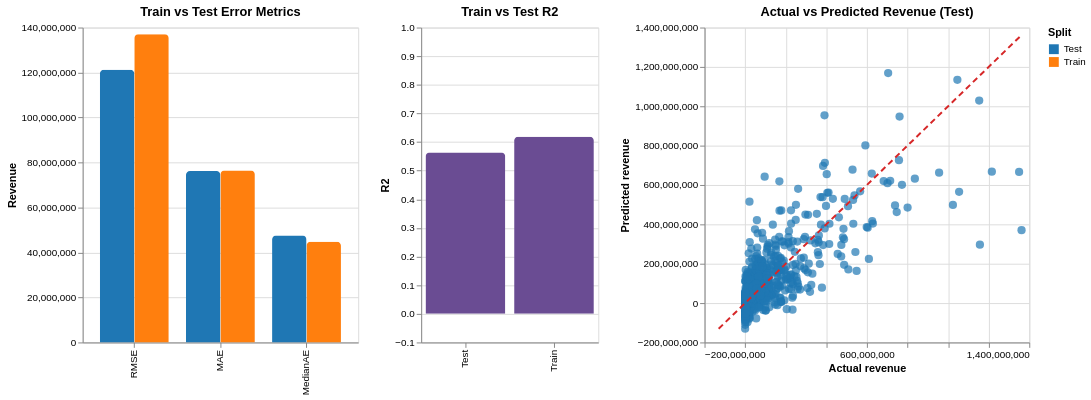
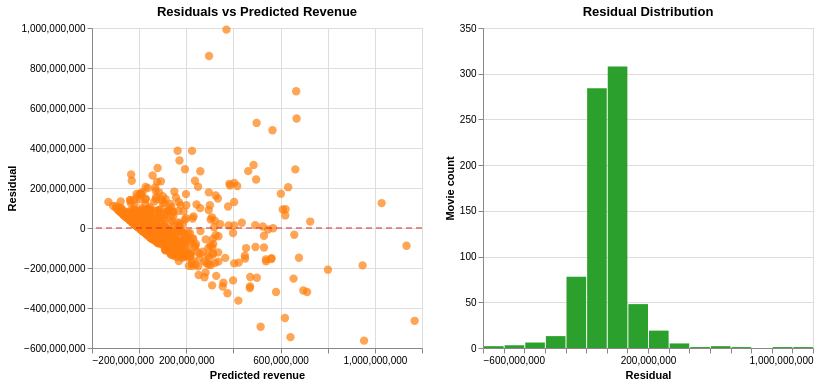

Notebook source saved alongside these figures, in order:
### Markdown cell above
### Results and Diagnostics
This section fits the final Linear Regression pipeline once using the best parameters found earlier. There is no hyperparameter tuning, no K-fold cross-validation, and no search here.

### Code cell
import altair as alt
import numpy as np
import pandas as pd
from IPython.display import Markdown, display
from sklearn.metrics import mean_absolute_error, mean_squared_error, median_absolute_error, r2_score

alt.data_transformers.disable_max_rows()


def evaluate_regression_split(actual, predicted):
    return {
        "RMSE": float(np.sqrt(mean_squared_error(actual, predicted))),
        "MAE": float(mean_absolute_error(actual, predicted)),
        "MedianAE": float(median_absolute_error(actual, predicted)),
        "R2": float(r2_score(actual, predicted)),
    }


train_predictions = model.predict(X_train)
test_predictions = model.predict(X_test)

train_metrics = evaluate_regression_split(y_train, train_predictions)
test_metrics = evaluate_regression_split(y_test, test_predictions)

metrics_summary_df = pd.DataFrame(
    [
        {"Split": "Train", **train_metrics},
        {"Split": "Test", **test_metrics},
    ]
)
error_metric_long_df = metrics_summary_df.melt(
    id_vars="Split",
    value_vars=["RMSE", "MAE", "MedianAE"],
    var_name="Metric",
    value_name="Value",
)

best_params_display_df = pd.DataFrame(
    {
        "Parameter": list(best_params.keys()),
        "Value": [str(value) for value in best_params.values()],
    }
)

run_summary_df = pd.DataFrame(
    {
        "Metric": [
            "Training rows",
            "Testing rows",
            "Total features used",
            "Continuous features",
            "Binary features",
            "Train share",
            "Test share",
        ],
        "Value": [
            int(len(X_train)),
            int(len(X_test)),
            int(len(model_features)),
            int(len(continuous_features)),
            int(len(binary_features)),
            f"{1 - TEST_SIZE:.0%}",
            f"{TEST_SIZE:.0%}",
        ],
    }
)

test_results_df = pd.DataFrame(
    {
        "title": df.loc[y_test.index, "title"] if "title" in df.columns else pd.Series(index=y_test.index, dtype="object"),
        "release_date": df.loc[y_test.index, "release_date"] if "release_date" in df.columns else pd.Series(index=y_test.index, dtype="object"),
        "actual_revenue": y_test,
        "predicted_revenue": test_predictions,
    }
).reset_index(drop=True)

test_results_df["residual"] = test_results_df["actual_revenue"] - test_results_df["predicted_revenue"]
test_results_df["absolute_error"] = test_results_df["residual"].abs()
test_results_df["absolute_pct_error"] = np.where(
    test_results_df["actual_revenue"].ne(0),
    test_results_df["absolute_error"] / test_results_df["actual_revenue"],
    np.nan,
)
test_results_df["release_date"] = pd.to_datetime(test_results_df["release_date"], errors="coerce").dt.strftime("%Y-%m-%d")

metrics_display_df = metrics_summary_df.copy()
for column in ["RMSE", "MAE", "MedianAE"]:
    metrics_display_df[column] = metrics_display_df[column].map(lambda value: f"${value:,.0f}")
metrics_display_df["R2"] = metrics_display_df["R2"].map(lambda value: f"{value:.3f}")

top_error_display_df = (
    test_results_df
    .sort_values("absolute_error", ascending=False)
    .head(10)
    .copy()
)
for column in ["actual_revenue", "predicted_revenue", "residual", "absolute_error"]:
    top_error_display_df[column] = top_error_display_df[column].map(lambda value: f"${value:,.0f}")
top_error_display_df["absolute_pct_error"] = top_error_display_df["absolute_pct_error"].map(
    lambda value: f"{value:.1%}" if pd.notna(value) else ""
)

rmse_gap = test_metrics["RMSE"] - train_metrics["RMSE"]
summary_lines = [
    "- Final model: **Linear Regression** with the best parameters from the tuning notebook.",
    f"- Test RMSE: **${test_metrics['RMSE']:,.0f}** | Test MAE: **${test_metrics['MAE']:,.0f}** | Test R2: **{test_metrics['R2']:.3f}**.",
    f"- Generalization gap: test RMSE is **${abs(rmse_gap):,.0f}** {'higher' if rmse_gap >= 0 else 'lower'} than train RMSE.",
]
summary_text = chr(10).join(summary_lines)

display(Markdown("### Final Model Snapshot"))
display(Markdown(summary_text))

display(Markdown("### Run Summary"))
display(run_summary_df)

display(Markdown("### Best Parameters Used"))
display(best_params_display_df)

display(Markdown("### Train vs Test Metrics"))
display(metrics_display_df)

display(Markdown("### Largest Test Errors"))
display(top_error_display_df)

error_chart = alt.Chart(error_metric_long_df).mark_bar(cornerRadiusTopLeft=4, cornerRadiusTopRight=4).encode(
    x=alt.X("Metric:N", title=None, sort=["RMSE", "MAE", "MedianAE"]),
    xOffset=alt.XOffset("Split:N"),
    y=alt.Y("Value:Q", title="Revenue"),
    color=alt.Color("Split:N", scale=alt.Scale(range=["#1f77b4", "#ff7f0e"])),
    tooltip=[
        alt.Tooltip("Split:N", title="Split"),
        alt.Tooltip("Metric:N", title="Metric"),
        alt.Tooltip("Value:Q", title="Value", format=",.0f"),
    ],
).properties(title="Train vs Test Error Metrics", width=280, height=320)

r2_floor = min(-0.1, metrics_summary_df["R2"].min() - 0.05)
r2_chart = alt.Chart(metrics_summary_df).mark_bar(cornerRadiusTopLeft=4, cornerRadiusTopRight=4, color="#6a4c93").encode(
    x=alt.X("Split:N", title=None),
    y=alt.Y("R2:Q", title="R2", scale=alt.Scale(domain=[r2_floor, 1.0])),
    tooltip=[
        alt.Tooltip("Split:N", title="Split"),
        alt.Tooltip("R2:Q", title="R2", format=".3f"),
    ],
).properties(title="Train vs Test R2", width=180, height=320)

line_min = float(min(test_results_df["actual_revenue"].min(), test_results_df["predicted_revenue"].min()))
line_max = float(max(test_results_df["actual_revenue"].max(), test_results_df["predicted_revenue"].max()))
reference_line_df = pd.DataFrame({"value": [line_min, line_max]})

actual_vs_predicted_chart = (
    alt.Chart(test_results_df)
    .mark_circle(size=70, opacity=0.70, color="#1f77b4")
    .encode(
        x=alt.X("actual_revenue:Q", title="Actual revenue"),
        y=alt.Y("predicted_revenue:Q", title="Predicted revenue"),
        tooltip=[
            alt.Tooltip("title:N", title="Title"),
            alt.Tooltip("release_date:N", title="Release date"),
            alt.Tooltip("actual_revenue:Q", title="Actual", format=",.0f"),
            alt.Tooltip("predicted_revenue:Q", title="Predicted", format=",.0f"),
            alt.Tooltip("absolute_error:Q", title="Absolute error", format=",.0f"),
        ],
    )
    .properties(title="Actual vs Predicted Revenue (Test)", width=330, height=320)
)
reference_line_chart = alt.Chart(reference_line_df).mark_line(color="#d62728", strokeDash=[6, 4]).encode(
    x="value:Q",
    y="value:Q",
)

zero_rule_df = pd.DataFrame({"zero": [0]})
residual_chart = (
    alt.Chart(test_results_df)
    .mark_circle(size=70, opacity=0.70, color="#ff7f0e")
    .encode(
        x=alt.X("predicted_revenue:Q", title="Predicted revenue"),
        y=alt.Y("residual:Q", title="Residual"),
        tooltip=[
            alt.Tooltip("title:N", title="Title"),
            alt.Tooltip("release_date:N", title="Release date"),
            alt.Tooltip("predicted_revenue:Q", title="Predicted", format=",.0f"),
            alt.Tooltip("residual:Q", title="Residual", format=",.0f"),
            alt.Tooltip("absolute_error:Q", title="Absolute error", format=",.0f"),
        ],
    )
    .properties(title="Residuals vs Predicted Revenue", width=330, height=320)
)
zero_rule_chart = alt.Chart(zero_rule_df).mark_rule(color="#d62728", strokeDash=[6, 4]).encode(y="zero:Q")

residual_distribution_chart = alt.Chart(test_results_df).mark_bar(color="#2ca02c").encode(
    x=alt.X("residual:Q", bin=alt.Bin(maxbins=30), title="Residual"),
    y=alt.Y("count():Q", title="Movie count"),
    tooltip=[alt.Tooltip("count():Q", title="Movie count")],
).properties(title="Residual Distribution", width=330, height=320)

display((error_chart | r2_chart | (actual_vs_predicted_chart + reference_line_chart)).resolve_scale(y="independent"))
display(((residual_chart + zero_rule_chart) | residual_distribution_chart).resolve_scale(y="independent"))

### Figure 1 — Vega-Lite specification as saved in the notebook (floating-point values rounded to 4 significant figures; data arrays with more than 128 entries replaced by an {"elided": "..."} marker saying what was removed)
{"config": {"view": {"continuousWidth": 300, "continuousHeight": 300}}, "hconcat": [{"data": {"name": "data-0e09585d4c876fca684221a7b8465905"}, "mark": {"type": "bar", "cornerRadiusTopLeft": 4, "cornerRadiusTopRight": 4}, "encoding": {"color": {"field": "Split", "scale": {"range": ["#1f77b4", "#ff7f0e"]}, "type": "nominal"}, "tooltip": [{"field": "Split", "title": "Split", "type": "nominal"}, {"field": "Metric", "title": "Metric", "type": "nominal"}, {"field": "Value", "format": ",.0f", "title": "Value", "type": "quantitative"}], "x": {"field": "Metric", "sort": ["RMSE", "MAE", "MedianAE"], "title": null, "type": "nominal"}, "xOffset": {"field": "Split", "type": "nominal"}, "y": {"field": "Value", "title": "Revenue", "type": "quantitative"}}, "height": 320, "title": "Train vs Test Error Metrics", "width": 280}, {"data": {"name": "data-463285216213f0d83bc8682a2accbf00"}, "mark": {"type": "bar", "color": "#6a4c93", "cornerRadiusTopLeft": 4, "cornerRadiusTopRight": 4}, "encoding": {"tooltip": [{"field": "Split", "title": "Split", "type": "nominal"}, {"field": "R2", "format": ".3f", "title": "R2", "type": "quantitative"}], "x": {"field": "Split", "title": null, "type": "nominal"}, "y": {"field": "R2", "scale": {"domain": [-0.1, 1.0]}, "title": "R2", "type": "quantitative"}}, "height": 320, "title": "Train vs Test R2", "width": 180}, {"layer": [{"data": {"name": "data-3a847f071333878112f88a7e709aa7a4"}, "mark": {"type": "circle", "color": "#1f77b4", "opacity": 0.7, "size": 70}, "encoding": {"tooltip": [{"field": "title", "title": "Title", "type": "nominal"}, {"field": "release_date", "title": "Release date", "type": "nominal"}, {"field": "actual_revenue", "format": ",.0f", "title": "Actual", "type": "quantitative"}, {"field": "predicted_revenue", "format": ",.0f", "title": "Predicted", "type": "quantitative"}, {"field": "absolute_error", "format": ",.0f", "title": "Absolute error", "type": "quantitative"}], "x": {"field": "actual_revenue", "title": "Actual revenue", "type": "quantitative"}, "y": {"field": "predicted_revenue", "title": "Predicted revenue", "type": "quantitative"}}, "title": "Actual vs Predicted Revenue (Test)"}, {"data": {"name": "data-c52b901b3592d0a3213436c430277f94"}, "mark": {"type": "line", "color": "#d62728", "strokeDash": [6, 4]}, "encoding": {"x": {"field": "value", "type": "quantitative"}, "y": {"field": "value", "type": "quantitative"}}}], "height": 320, "width": 330}], "resolve": {"scale": {"y": "independent"}}, "$schema": "https://vega.github.io/schema/vega-lite/v6.4.1.json", "datasets": {"data-0e09585d4c876fca684221a7b8465905": [{"Split": "Train", "Metric": "RMSE", "Value": 137100000.0}, {"Split": "Test", "Metric": "RMSE", "Value": 121300000.0}, {"Split": "Train", "Metric": "MAE", "Value": 76460000.0}, {"Split": "Test", "Metric": "MAE", "Value": 76260000.0}, {"Split": "Train", "Metric": "MedianAE", "Value": 44730000.0}, {"Split": "Test", "Metric": "MedianAE", "Value": 47540000.0}], "data-463285216213f0d83bc8682a2accbf00": [{"Split": "Train", "RMSE": 137100000.0, "MAE": 76460000.0, "MedianAE": 44730000.0, "R2": 0.6188}, {"Split": "Test", "RMSE": 121300000.0, "MAE": 76260000.0, "MedianAE": 47540000.0, "R2": 0.5633}], "data-3a847f071333878112f88a7e709aa7a4": {"elided": "772 records"}, "data-c52b901b3592d0a3213436c430277f94": [{"value": -130400000.0}, {"value": 1362000000.0}]}}

### Figure 2 — Vega-Lite specification as saved in the notebook (floating-point values rounded to 4 significant figures; data arrays with more than 128 entries replaced by an {"elided": "..."} marker saying what was removed)
{"config": {"view": {"continuousWidth": 300, "continuousHeight": 300}}, "hconcat": [{"layer": [{"data": {"name": "data-3a847f071333878112f88a7e709aa7a4"}, "mark": {"type": "circle", "color": "#ff7f0e", "opacity": 0.7, "size": 70}, "encoding": {"tooltip": [{"field": "title", "title": "Title", "type": "nominal"}, {"field": "release_date", "title": "Release date", "type": "nominal"}, {"field": "predicted_revenue", "format": ",.0f", "title": "Predicted", "type": "quantitative"}, {"field": "residual", "format": ",.0f", "title": "Residual", "type": "quantitative"}, {"field": "absolute_error", "format": ",.0f", "title": "Absolute error", "type": "quantitative"}], "x": {"field": "predicted_revenue", "title": "Predicted revenue", "type": "quantitative"}, "y": {"field": "residual", "title": "Residual", "type": "quantitative"}}, "title": "Residuals vs Predicted Revenue"}, {"data": {"name": "data-42990c68f268a11fa16682fcd3437a6f"}, "mark": {"type": "rule", "color": "#d62728", "strokeDash": [6, 4]}, "encoding": {"y": {"field": "zero", "type": "quantitative"}}}], "height": 320, "width": 330}, {"data": {"name": "data-3a847f071333878112f88a7e709aa7a4"}, "mark": {"type": "bar", "color": "#2ca02c"}, "encoding": {"tooltip": [{"aggregate": "count", "title": "Movie count", "type": "quantitative"}], "x": {"bin": {"maxbins": 30}, "field": "residual", "title": "Residual", "type": "quantitative"}, "y": {"aggregate": "count", "title": "Movie count", "type": "quantitative"}}, "height": 320, "title": "Residual Distribution", "width": 330}], "resolve": {"scale": {"y": "independent"}}, "$schema": "https://vega.github.io/schema/vega-lite/v6.4.1.json", "datasets": {"data-3a847f071333878112f88a7e709aa7a4": {"elided": "772 records"}, "data-42990c68f268a11fa16682fcd3437a6f": [{"zero": 0}]}}
